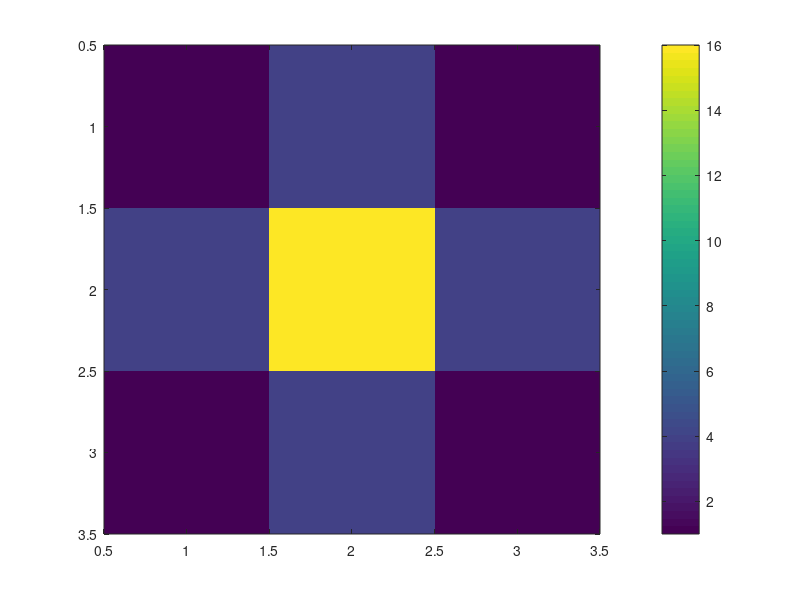

Recreate this plot in MATLAB. (Note: this script raises an error after producing the figure.)

clc;
W = [1, 2, 1;
        2, 4, 2;
        1, 2, 1];
% 
% W = fir1(40, 0.5)'*fir1(40, 0.5); 

figure;
imagesc( abs( fftshift(fft2(W))));
colorbar;

satpic = double(imread('satpic1.bmp'));

prefilter = 1;
if prefilter
    disp('Prefiltered');
    img_filtered = prefilterlowpass2d(satpic, W);
else
    
    disp('Not Prefiltered');
    img_filtered = satpic;
end
% disp('Filtering Quality;');
% calcPSNR(satpic, img_filtered, 0);
% figure;
% subplot(121)
% imshow(satpic/255);
% title('raw');
% subplot(122);
% imshow(img_filtered/255);
% title('prefiltered');

[h, w, d] = size(img_filtered);
downsampled_img = zeros(h/2, w/2, d);

for ch = 1 :d  
    downsampled_img(:, :, ch) = downsample( downsample(img_filtered(:,:,ch), 2)', 2)';
end




upsampled_img = zeros(h, w, d);
for ch = 1 :d  
    upsampled_img(:, :, ch) = upsample(upsample(downsampled_img(:,:,ch), 2)', 2)';
end

upsampled_img_filtered = 4 * prefilterlowpass2d(upsampled_img, W);
% figure;
% subplot(221);
% imshow(img_filtered/255);
% title('prefiltered');
% 
% subplot(222)
% imshow(downsampled_img/255);
% title('downsampled');
% subplot(223)
% imshow(upsampled_img/255);
% title('upsampled');
% 
% subplot(224)
% imshow(upsampled_img_filtered/255);
% title('post-filtered');
figure;
imshow(upsampled_img_filtered/255);
title("post-filtered" + num2str(size(W)));
calcPSNR(satpic, upsampled_img_filtered, 0);